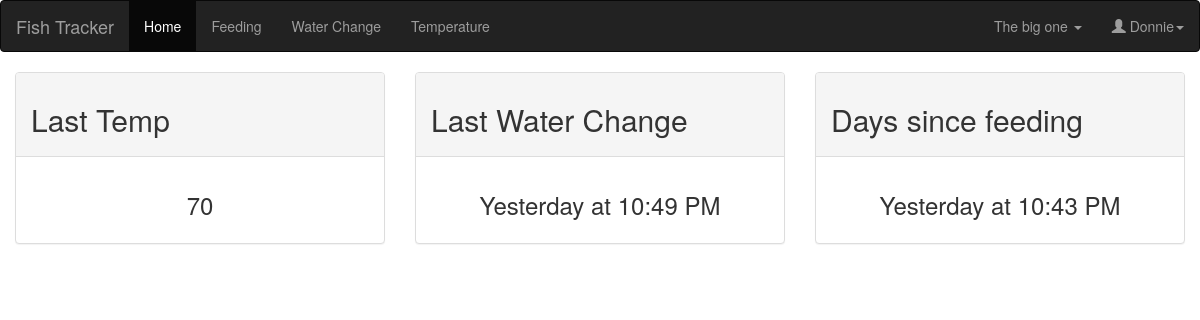
The app's page /index (signed in) with its own data.
### app/models.py (models this page shows, shortened)
class User(UserMixin, db.Model):
    id = db.Column(db.Integer, primary_key=True)
    email = db.Column(db.String(64), index=True)
    name = db.Column(db.String(32))
    password_hash = db.Column(db.String(128))
    last_seen = db.Column(db.DateTime, default=datetime.utcnow())
    current_aquarium = db.Column(db.Integer, default=1)
    feedings = db.relationship('Feeding', backref='user', lazy='dynamic')
    water_changes = db.relationship(
        'WaterChange', backref='user', lazy='dynamic')

class Aquarium(db.Model):
    id = db.Column(db.Integer, primary_key=True)
    name = db.Column(db.String(32), index=True)
    location = db.Column(db.String(64))
    feedings = db.relationship('Feeding', backref='aquarium', lazy='dynamic')
    water_changes = db.relationship(
        'WaterChange', backref='aquarium', lazy='dynamic')

class Temperature(db.Model):
    id = db.Column(db.Integer, primary_key=True)
    temp = db.Column(db.Integer)
    timestamp = db.Column(db.DateTime, index=True, default=datetime.utcnow())
    aquarium_id = db.Column(db.Integer, db.ForeignKey('aquarium.id'))

class WaterChange(db.Model):
    id = db.Column(db.Integer, primary_key=True)
    amount = db.Column(db.Integer)
    timestamp = db.Column(db.DateTime, index=True, default=datetime.utcnow())
    user_id = db.Column(db.Integer, db.ForeignKey('user.id'))
    aquarium_id = db.Column(db.Integer, db.ForeignKey('aquarium.id'))

class Feeding(db.Model):
    id = db.Column(db.Integer, primary_key=True)
    timestamp = db.Column(db.DateTime, index=True, default=datetime.utcnow())
    user_id = db.Column(db.Integer, db.ForeignKey('user.id'))
    aquarium_id = db.Column(db.Integer, db.ForeignKey('aquarium.id'))

### app/routes.py (the view)
@app.route('/')
@app.route('/index')
def index():
    aquariums = Aquarium.query.all()
    water = WaterChange.query.order_by(WaterChange.timestamp.desc()).first()
    feed = Feeding.query.order_by(Feeding.timestamp.desc()).first()
    temp = Temperature.query.order_by(Temperature.timestamp.desc()).first()
    return render_template(
        'index.html', title='Home', water=water, feed=feed, temp=temp, aquariums=aquariums)

### app/models.py (called while the page is built)
@login.user_loader
def load_user(id):
    return User.query.get(int(id))

### app/routes.py (called while the page is built)
@app.before_request
def before_request():
    if current_user.is_authenticated:
        current_user.last_seen = datetime.utcnow()
        db.session.commit()

### app/templates/index.html
{% extends "base.html" %}
{% block content %}
<div class="col-md-4 col-sm-6 col-xs12">
    <div class="panel panel-default">
        <div class="panel-heading">
            <h2>Last Temp</h2>
        </div>
        <div class="panel-body">
            <h3 class="text-center">{{ temp.temp or 'N/A'}}</h3>
        </div>
    </div>
</div>
<div class="col-md-4 col-sm-6 col-xs12">
    <div class="panel panel-default">
        <div class="panel-heading">
            <h2>Last Water Change</h2>
        </div>
        <div class="panel-body">
            <h3 class="text-center">{{ moment(water.timestamp).calendar() if feed != None else 'N/A'}}</h3>
        </div>
    </div>
</div>
<div class="col-md-4 col-sm-6 col-xs12">
    <div class="panel panel-default">
        <div class="panel-heading">
            <h2>Days since feeding</h2>
        </div>
        <div class="panel-body">
            <h3 class="text-center">{{ moment(feed.timestamp).calendar() if feed != None else 'N/A'}}</h3>
        </div>
    </div>
</div>
{% endblock %}

### app/templates/base.html (shortened to what this page needs)
{% extends "bootstrap/base.html" %}
{% block navbar %}
<nav class="navbar navbar-inverse">
    <div class="container-fluid">
        <div class="navbar-header">
            <a class="navbar-brand" href="{{ url_for('index') }}">Fish Tracker</a>
        </div>
        <ul class="nav navbar-nav">
            <li class="active"><a href="{{ url_for('index') }}">Home</a></li>
            <li><a href="{{ url_for('feeding') }}">Feeding</a></li>
            <li><a href="{{ url_for('waterchange') }}">Water Change</a></li>
            <li><a href="{{ url_for('temperature') }}">Temperature</a></li>
        </ul>
        <ul class="nav navbar-nav navbar-right">
            {% if aquariums %}
            <li class="dropdown">
                <a class="dropdown-toggle" data-toggle="dropdown">
                    {{ aquariums[current_user.current_aquarium - 1].name }}
                    <span class="caret"></span>
                </a>
                {% endif %}
            </li>
            {% if current_user.is_anonymous %}
            <li><a href="{{ url_for('register') }}"><span class="glyphicon glyphicon-user"></span> Sign Up</a></li>
            <li><a href="{{ url_for('login') }}"><span class="glyphicon glyphicon-log-in"></span> Login</a></li>
            {% else %}
            <li class="dropdown">
                <a class="dropdown-toggle" data-toggle="dropdown"><span class="glyphicon glyphicon-user"></span>
                    {{ current_user.name }}<span class="caret"></span></a>
            </li>
            {% endif %}
        </ul>
    </div>
</nav>
{% endblock %}

### records on screen
User: current_aquarium.name "The big one", name "Donnie"
Temperature: temp "70"
WaterChange: timestamp "Yesterday at 10:49 PM"
Feeding: timestamp "Yesterday at 10:43 PM"
